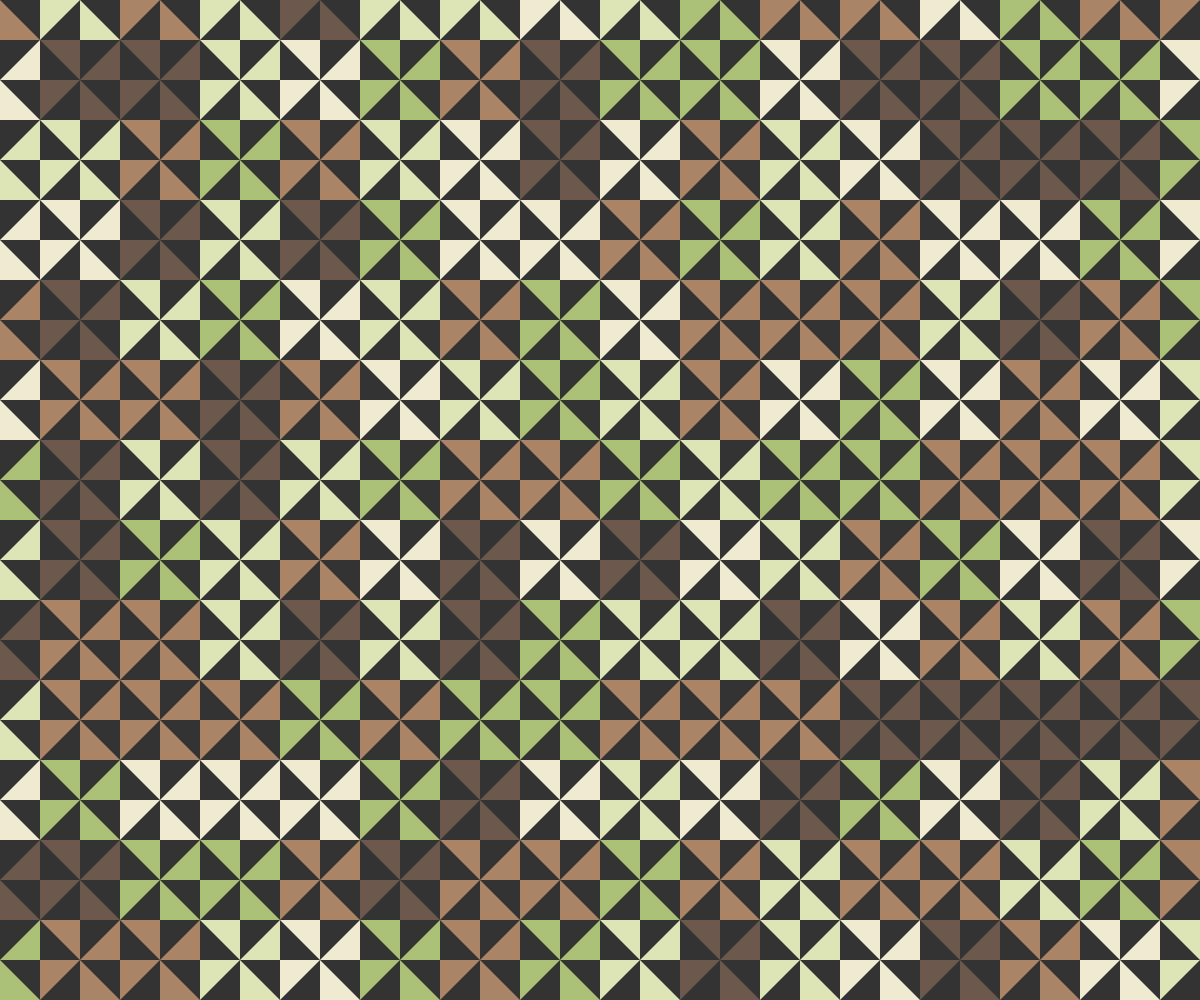
Frame 1 (no input)
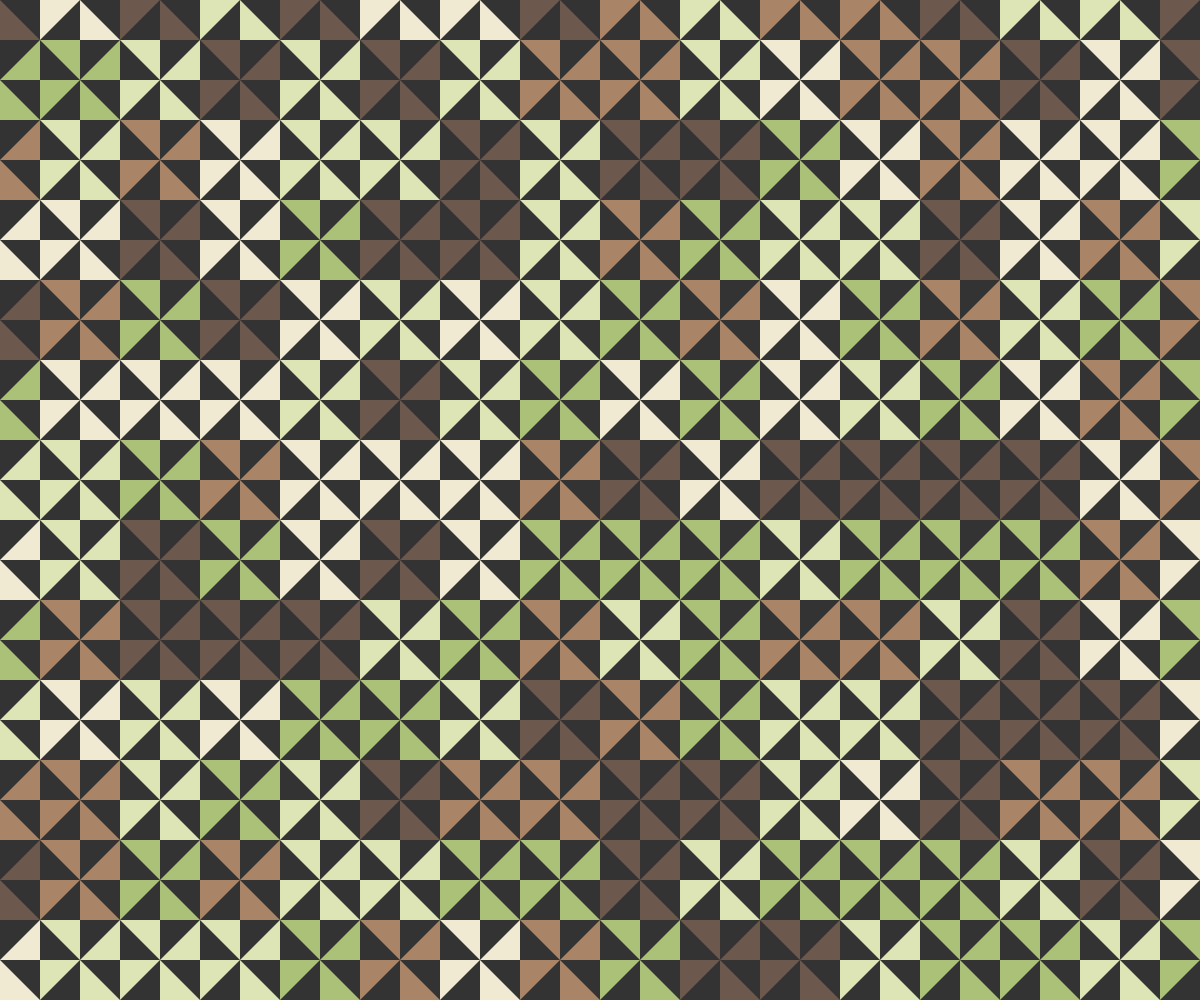
Frame 2 (the mouse pressed at the canvas centre, redrawn once)

The p5.js sketch that drew these frames (run headless with seeded random() and noise() and a simulated clock; the mouse was pressed at the canvas centre and the sketch redrawn once):

// p5.js sketch
// ── sketch.js
"use strict"

const COLORS = ["#F0EAD2", "#DDE5B6", "#ABC178", "#A98467", "#6C584C"];
const WHITE  = "#FFFFFF";
const BLACK  = "#333333";

function setup(){
	createCanvas(windowWidth, windowHeight);
	angleMode(DEGREES); rectMode(CENTER); imageMode(CENTER);
	textAlign(CENTER, CENTER); textSize(14);
	noLoop();
}

function draw(){
	background(BLACK);
	noFill();
	noStroke();

	const len = 40;
	const pad = len * 2;
	const rows = floor(height / pad) + 2;
	const cols = floor(width / pad) + 2;
	for(let r=0; r<rows; r++){
		for(let c=0; c<cols; c++){
			let x = pad * c;
			let y = pad * r;
			drawFusha(x, y, len);
		}
	}
}

function drawFusha(x, y, len){

	fill(getColor(COLORS));
	noStroke();

	triangle(x, y, x+len, y+len, x, y+len);
	triangle(x, y, x-len, y, x-len, y+len);
	triangle(x, y, x-len, y-len, x, y-len);
	triangle(x, y, x+len, y-len, x+len, y);
}

function getColor(colors){
	return colors[floor(random()*colors.length)];
}
